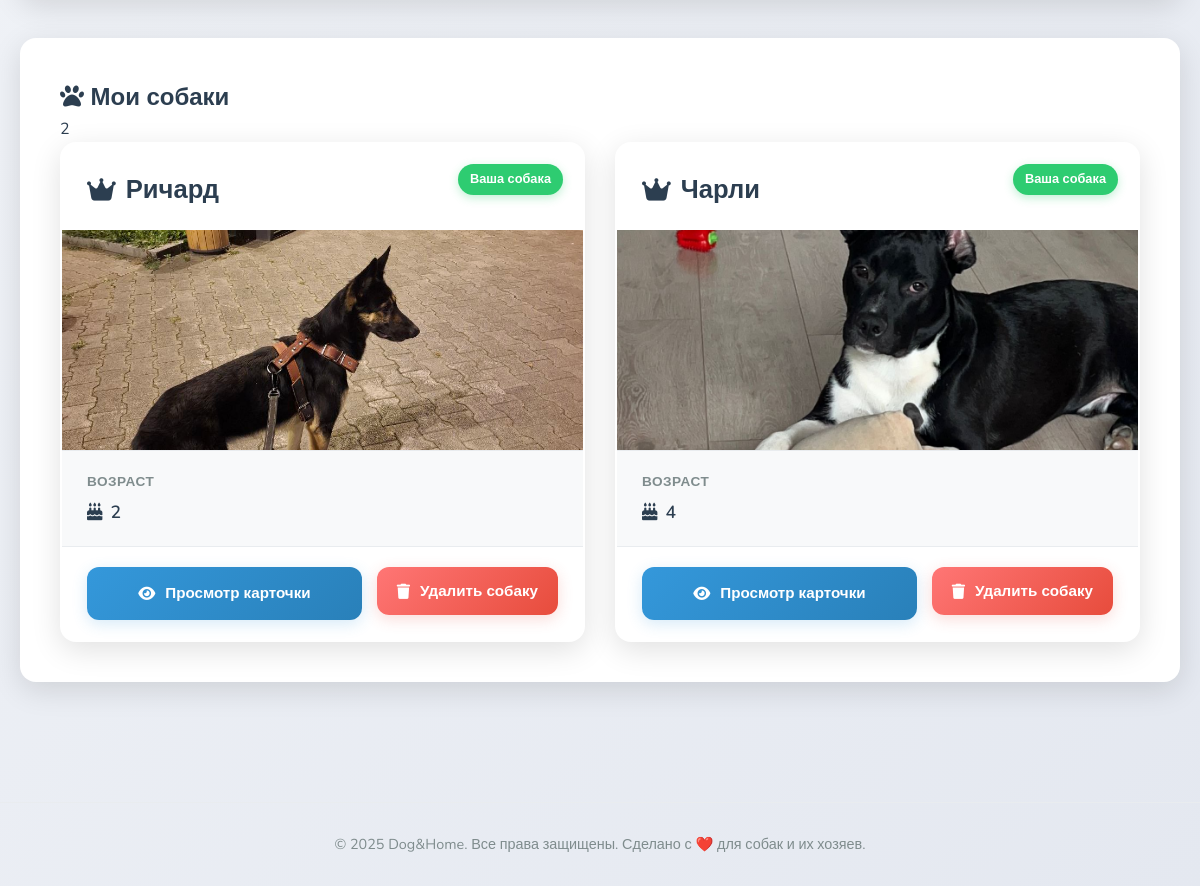
The app's page / (signed in, lower part), older data.
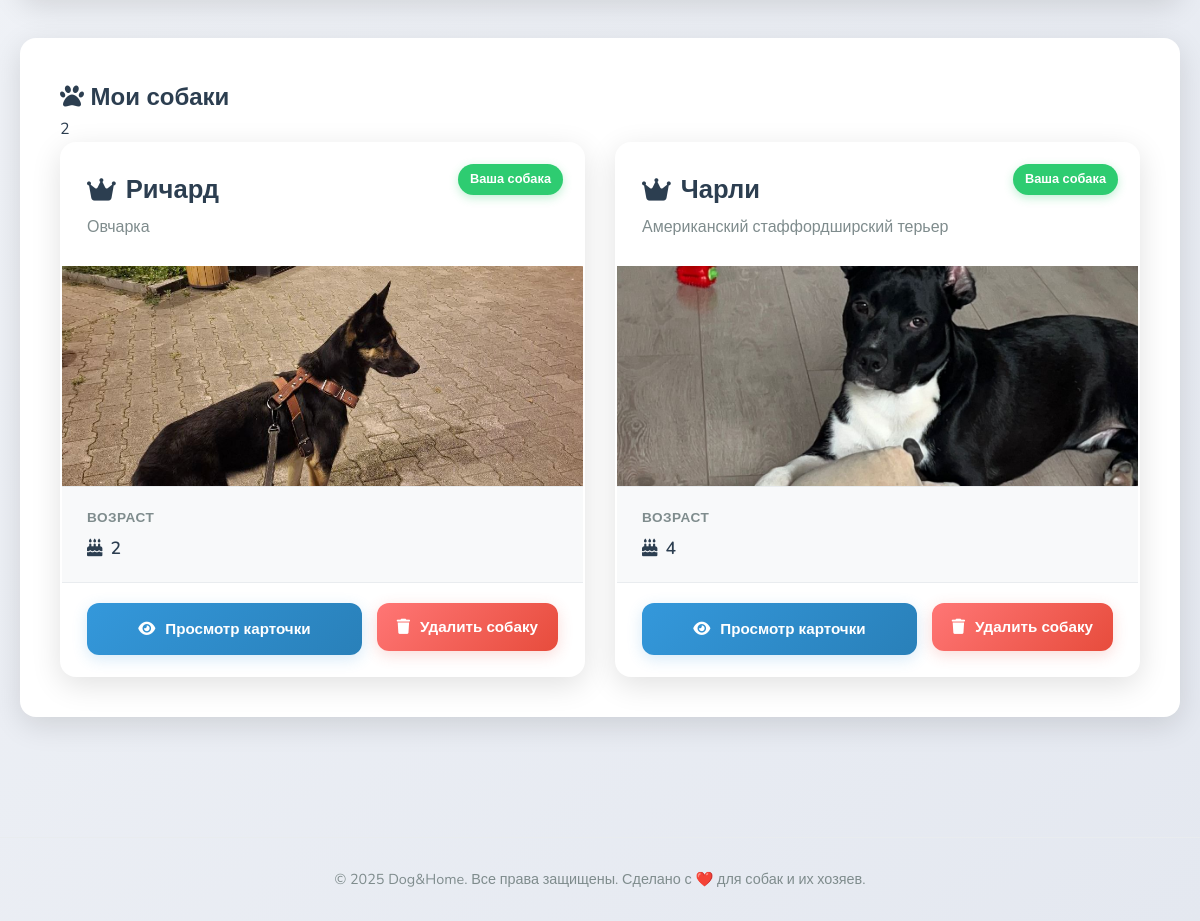
The same page, newer data.
### core/models.py (models this page shows)
class Dog(models.Model):
    name = models.CharField(max_length=20, verbose_name='Кличка')
    age = models.IntegerField(verbose_name='Возраст')
    image = models.ImageField(verbose_name='Фото', blank=True, null=True)
    profile = models.ForeignKey(Profile, on_delete=models.CASCADE, verbose_name='профиль пользователя')
    breed = models.CharField(max_length=100, verbose_name='Порода', blank=True)
    description = models.TextField(verbose_name='Описание', blank=True)
    health_status = models.CharField(max_length=50, verbose_name='Статус здоровья', default='Здоров', blank=True)
    class Meta:
        verbose_name = 'собака'
        verbose_name_plural = 'собаки'

### core/views.py (the view, shortened to what this page needs)
# urls.py: path('', add_dog_with_form, name='main'),
def add_dog_with_form(request):
    form = DogModelForm()
    dog = []
    if request.user.is_authenticated:
        profile = request.user.profile
        dog = Dog.objects.filter(profile=profile)
    context = {'form': form, 'dog': dog}
    return render(request, 'main.html', context)

### templates/main.html (shortened to what this page needs)
{% extends 'base.html' %}
{% block content %}
{% if user.is_authenticated %}
    <section class="dogs-section">
        <div class="dogs-header">
            <h2 class="dogs-title">
                <i class="fas fa-paw"></i>
                Мои собаки
            </h2>
            <div class="dogs-count">{{ dog|length }} {{ dog|length|pluralize:"собака,собаки,собак" }}</div>
        </div>
        <div class="dogs-grid">
            {% for sobaka in dog %}
            <div class="dog-card" style="--index: {{ forloop.counter0 }}">
                <div class="dog-card-header">
                    <div class="dog-status">Ваша собака</div>
                    <h3 class="dog-name">
                        <i class="fas fa-crown"></i>
                        {{ sobaka.name }}
                    </h3>
                    {% if sobaka.breed %}
                    <p class="dog-breed">{{ sobaka.breed }}</p>
                    {% endif %}
                </div>
                {% if sobaka.image %}
                <div class="dog-image-container">
                    <img src="{{ sobaka.image.url }}" alt="{{ sobaka.name }}" class="dog-image">
                </div>
                {% endif %}
                <div class="dog-info">
                    <div class="info-grid">
                        <div class="info-item">
                            <span class="info-label">Возраст</span>
                            <span class="info-value">
                                <i class="fas fa-birthday-cake"></i>
                                {{ sobaka.age }} {{ sobaka.age|pluralize:"год,года,лет" }}
                            </span>
                        </div>
                    </div>
                </div>
                <div class="dog-actions">
                    <a href="{% url 'dog_detail' sobaka.id %}" class="action-btn view-btn">
                        <i class="fas fa-eye"></i>
                        Просмотр карточки
                    </a>
                    <form method="POST" action="{% url 'delete_dog' sobaka.id %}"
                          class="delete-form"
                          onsubmit="return confirm('Вы уверены, что хотите удалить {{ sobaka.name }}?')">
                        <button type="submit" class="action-btn delete-btn">
                            <i class="fas fa-trash"></i>
                            Удалить собаку
                        </button>
                    </form>
                </div>
            </div>
            {% empty %}
            <div class="empty-state">
                <div class="empty-state-icon">🐕‍🦺</div>
                <h3>У вас пока нет собак</h3>
                <p>Добавьте свою первую собаку с помощью формы выше</p>
            </div>
            {% endfor %}
        </div>
    </section>
{% endif %}
{% endblock %}

### templates/base.html (shortened to what this page needs)
{% load static %}
{% load webpush_notifications %}
<!DOCTYPE html>
<html lang="ru">
<head>
    <link rel="stylesheet" href="https://cdnjs.cloudflare.com/ajax/libs/font-awesome/6.4.0/css/all.min.css">
    <link rel="stylesheet" href="{% static 'css/main.css' %}">
</head>
<body>
    <div class="container">
        {% block content %}
        {% endblock %}
    </div>
    <footer class="footer">
        <p>© 2025 Dog&Home. Все права защищены. Сделано с ❤️ для собак и их хозяев.</p>
    </footer>
</body>
</html>

### static/css/main.css (style rules this page uses)
:root { --primary-color: #3498db; --secondary-color: #2c3e50; --accent-color: #e74c3c; --light-color: #ecf0f1; --success-color: #2ecc71; --warning-color: #f39c12; --shadow: 0 8px 30px rgba(0, 0, 0, 0.12); --shadow-hover: 0 15px 40px rgba(0, 0, 0, 0.15); --border-radius: 16px; --transition: all 0.3s cubic-bezier(0.25, 0.8, 0.25, 1); }
* { margin: 0; padding: 0; box-sizing: border-box; }
body { font-family: 'Nunito', sans-serif; background: linear-gradient(135deg, #f5f7fa 0%, #e4e8f0 100%); color: var(--secondary-color); min-height: 100vh; line-height: 1.6; }
.container { max-width: 1400px; margin: 0 auto; padding: 20px; }
.add-dog-section, .dogs-section, .profile-card, .friends-container, .feed-container { background: white; border-radius: var(--border-radius); padding: 40px; box-shadow: var(--shadow); margin-bottom: 40px; }
.dogs-grid { display: grid; grid-template-columns: repeat(auto-fill, minmax(350px, 1fr)); gap: 30px; }
.dog-card { background: white; border-radius: var(--border-radius); overflow: hidden; box-shadow: var(--shadow); transition: var(--transition); border: 2px solid transparent; position: relative; animation: fadeIn 0.5s ease forwards; opacity: 0; }
.dog-card-header { padding: 25px 25px 15px; position: relative; }
.dog-status { position: absolute; top: 20px; right: 20px; background: var(--success-color); color: white; padding: 5px 12px; border-radius: 20px; font-size: 0.8rem; font-weight: 600; box-shadow: 0 3px 10px rgba(46, 204, 113, 0.3); }
.dog-name { font-family: 'Poppins', sans-serif; font-size: 1.6rem; font-weight: 700; color: var(--secondary-color); margin-bottom: 5px; display: flex; align-items: center; gap: 10px; }
.dog-breed { color: #7f8c8d; font-size: 1rem; font-weight: 500; margin-bottom: 10px; }
.dog-image-container { height: 220px; overflow: hidden; position: relative; }
.dog-image { width: 100%; height: 100%; object-fit: cover; transition: transform 0.8s ease; }
.dog-info { padding: 20px 25px; background: #f8f9fa; border-top: 1px solid #e9ecef; border-bottom: 1px solid #e9ecef; }
.info-grid { display: grid; grid-template-columns: repeat(2, 1fr); gap: 15px; }
.info-item { display: flex; flex-direction: column; gap: 5px; }
.info-label { font-size: 0.85rem; color: #7f8c8d; font-weight: 600; text-transform: uppercase; letter-spacing: 0.5px; }
.info-value { font-size: 1.1rem; font-weight: 600; color: var(--secondary-color); display: flex; align-items: center; gap: 8px; }
.dog-actions { padding: 20px 25px; display: flex; gap: 15px; }
.action-btn { flex: 1; padding: 14px 20px; border-radius: 12px; font-weight: 600; font-size: 0.95rem; text-decoration: none; display: flex; align-items: center; justify-content: center; gap: 10px; transition: var(--transition); cursor: pointer; border: none; font-family: 'Nunito', sans-serif; }
.view-btn { background: linear-gradient(135deg, var(--primary-color), #2980b9); color: white; box-shadow: 0 4px 15px rgba(52, 152, 219, 0.2); }
.delete-btn { background: linear-gradient(135deg, #ff7675, var(--accent-color)); color: white; box-shadow: 0 4px 15px rgba(231, 76, 60, 0.2); }
.footer { text-align: center; margin-top: 60px; padding: 30px; color: #7f8c8d; font-size: 0.9rem; border-top: 1px solid #e9ecef; }

Row changes from the older to the newer data that the page shows:
changed Dog "Ричард": breed (not shown) → "Овчарка"
changed Dog "Чарли": breed (not shown) → "Американский стаффордширский терьер"
